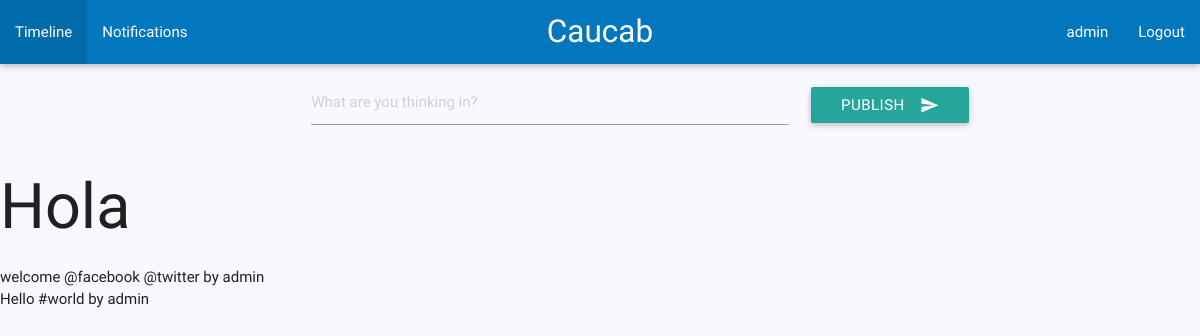
The page /u/admin (signed in) on the database its author committed.
### social/models.py (models this page shows, shortened)
class Profile(models.Model):
    user = models.OneToOneField(User, related_name = "author")
    following = models.ManyToManyField("self", related_name = "following", blank= True)
    followers = models.ManyToManyField("self", related_name = "followers", blank= True)

class Message(models.Model):
    def user_directory_path(instance, filename):
        return 'user_{0}/{1}'.format(instance.author.user.username, filename)
    message = models.CharField(blank=False, max_length=180)
    author = models.ForeignKey(Profile, related_name = "author")
    mentions = models.ManyToManyField(Profile, related_name = "mentions", blank = True)
    hashtag = models.ManyToManyField(Hashtag, blank = True)
    likes = models.IntegerField(blank=True, null=True)
    favorites = models.IntegerField(blank=True, null=True)
    image1 = models.ImageField(upload_to=user_directory_path, blank= True)
    created = models.DateTimeField(auto_now_add=True)
    updated = models.DateTimeField(auto_now=True)
    def __str__(self):
        return self.message + " by " + self.author.user.username

### social/views.py (the view)
# urls.py: url(r'^u/(?P<username>[\w-]+)$', view=social.views.profile),
def profile(request, username):
    response = {}
    user = get_object_or_404(User, username = username)
    profile = get_object_or_404(Profile, user = user)
    messages = Message.objects.filter(author = profile).order_by("-pk")
    response["profile"] = profile
    response["messages"] = messages
    return render(request, "user/profile.html", response)

### social/processor.py (called while the page is built)
def circles(request):
    if not request.user.is_anonymous():
        profile = Profile.objects.get(user = request.user)
        circles = Circle.objects.all().filter(owner = profile)
        return {'circles': circles}
    else:
        return {}

### social/templates/user/profile.html
{% extends "base.html" %}
{% block main %}
  <h1>Hola</h1>
  <ul>
    {% for message in messages %}
        <li>{{message}}</li>
    {% endfor %}
  </ul>
{% endblock main %}

### social/templates/base.html (shortened to what this page needs)
{% load staticfiles %}<!DOCTYPE html>
<html>
  <head>
    <link type="text/css" rel="stylesheet" href="{% static 'css/materialize.min.css' %}"  media="screen,projection"/>
    <link type="text/css" rel="stylesheet" href="{% static 'css/main.css' %}"  media="screen,projection"/>
  </head>
  <body>
    <nav class="light-blue darken-3">
      <div class="nav-wrapper">
        <a href="#" class="brand-logo center">Caucab</a>
        {% if request.user.is_authenticated %}
        <ul id="nav-mobile" class="left hide-on-med-and-down">
          <li><a href="{% url 'home'%}">Timeline</a></li>
          <li><a href="/notifications">Notifications</a></li>
        </ul>
        <ul id = "nav-mobile" class = "right hide-on-med-and-down">
          <li><a href="/u/{{profile.user}}">{{profile.user}}</a></li>
          <li><a href="/logout">Logout</a></li>
        </ul>
        {% endif %}
      </div>
    </nav>
    {% if request.user.is_authenticated %}
    <form class="" action="{% url 'publish' %}" method="post">
      <div class="row" id = "form">
        <div class="col s7 offset-s1 m5 offset-m3">
          <input type="text" name="text" value="" placeholder="What are you thinking in?" maxlength="180">
        </div>
        <div class="col s2 m2">
          <button class="btn waves-effect waves-light"  id = "publish" type="submit" name="button">Publish
            <i class="material-icons right">send</i>
          </button>
        </div>
      </div>
    </form>
    {% endif %}
    {% block main %}
    {% endblock main %}
  </body>
</html>

### social/static/css/main.css (style rules this page uses)
body { background-color: #F8F8FF; }
#form { margin-top: 1em; }
#publish { margin-top: 0.5em; }

### rows shown on the page
Profile: user "admin"
Message: message+author "welcome @facebook @twitter by admin"
Message: message+author "Hello #world by admin"
